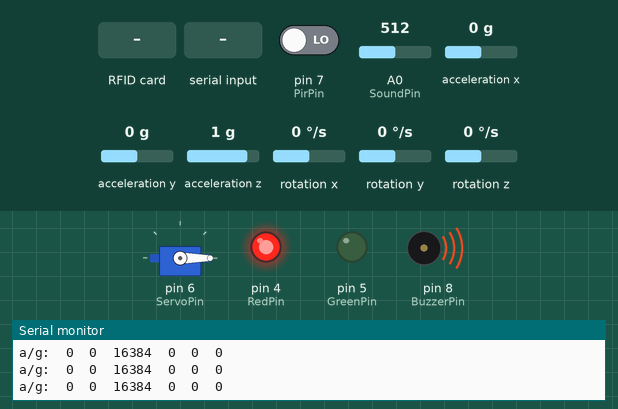
This sketch was run on a simulated Arduino Uno, built with avr-gcc and run on an emulated ATmega328P. On the bench: servo, output pins drawn as LEDs (lit = HIGH), buzzer (waves = sounding, pin HIGH), the last lines printed to the serial monitor. The inputs (shaded band) are chosen by the test bench; at power-on: A0 (SoundPin) = 512, acceleration x 0 g, pin 7 (PirPin) LOW, acceleration y 0 g, acceleration z 1 g, rotation x 0 °/s, rotation y 0 °/s, rotation z 0 °/s. Pins used as bus, display or sensor lines are not drawn.

Above: at 2.33 s.
2.5 s: RFID card 5E 7A 19 C4 held to the reader
At 3.4 s:
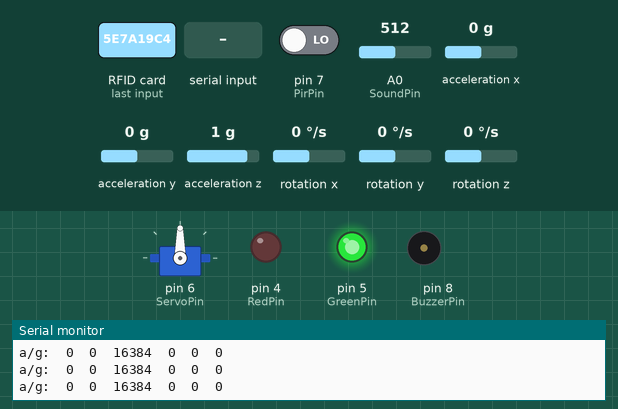
5.5 s: "A" received over the second serial link
At 6.5 s:
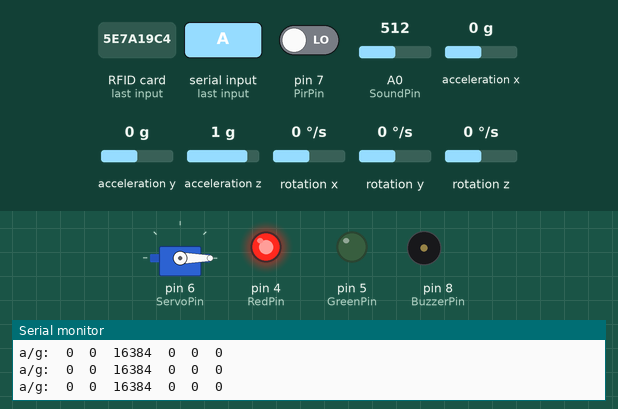
8.5 s: A0 (SoundPin) set to 211
11.5 s: A0 (SoundPin) set to 190
At 12.0 s:
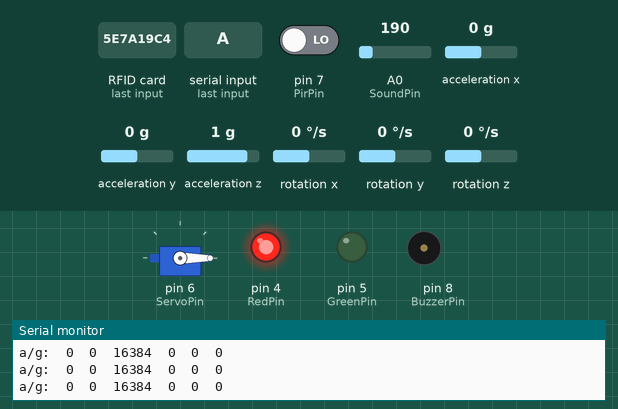
13.0 s: acceleration x set to 0.2 g
14.5 s: acceleration x set to 0.5 g
At 14.76 s:
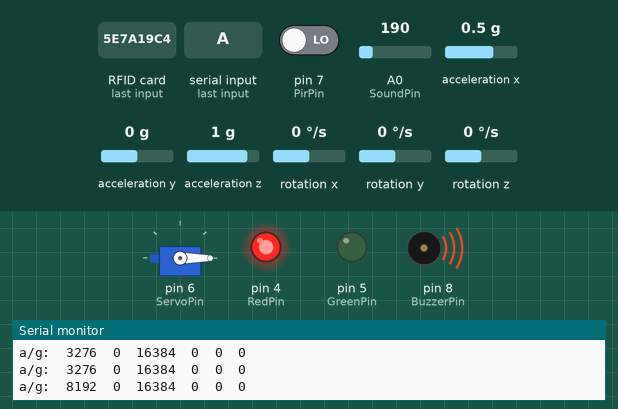
Timing chart, 0 to 18.5 s (numbered marks = the images above; inputs shaded):
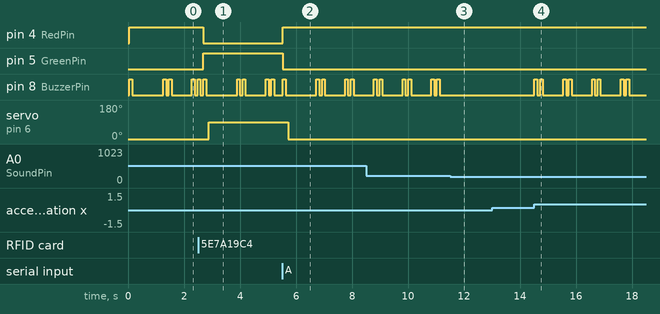

The sketch:

SmartSafe.ino
```cpp
#include <SoftwareSerial.h>
#include <MFRC522.h>            // "툴 - 라이브러리 관리" 에서 MFRC522 검색 후 설치
#include <Servo.h>              // 첨부한 파일로 라이브러리 추가
#include <SPI.h>
#include "I2Cdev.h"
#include "MPU6050.h"

#if I2CDEV_IMPLEMENTATION == I2CDEV_ARDUINO_WIRE
#include "Wire.h"
#endif

MPU6050 accelgyro;

int16_t ax, ay, az;
int16_t gx, gy, gz;

#define OUTPUT_READABLE_ACCELGYRO

SoftwareSerial SerialBT(2, 3);

#define SS_PIN 10
#define RST_PIN 9

MFRC522 rfid(SS_PIN, RST_PIN);
MFRC522::MIFARE_Key key;

byte nuidPICC[4];

Servo servo;

byte SoundPin = A0;
byte RedPin = 4;
byte GreenPin = 5;
byte ServoPin = 6;
byte PirPin = 7;
byte BuzzerPin = 8;

byte LockingState = 0;

unsigned long prevMillis = 0;

void setup() {
  // join I2C bus (I2Cdev library doesn't do this automatically)
#if I2CDEV_IMPLEMENTATION == I2CDEV_ARDUINO_WIRE
  Wire.begin();
#elif I2CDEV_IMPLEMENTATION == I2CDEV_BUILTIN_FASTWIRE
  Fastwire::setup(400, true);
#endif

  Serial.begin(9600);
  SerialBT.begin(9600);
  SPI.begin();
  rfid.PCD_Init();

  for (byte i = 0; i < 6; i++) {
    key.keyByte[i] = 0xFF;
  }

  pinMode(RedPin, OUTPUT);
  pinMode(GreenPin, OUTPUT);
  pinMode(PirPin, INPUT);
  pinMode(BuzzerPin, OUTPUT);
  setLocked(true);
}

void loop() {
  accelgyro.getMotion6(&ax, &ay, &az, &gx, &gy, &gz);

  // these methods (and a few others) are also available
  //accelgyro.getAcceleration(&ax, &ay, &az);
  //accelgyro.getRotation(&gx, &gy, &gz);

#ifdef OUTPUT_READABLE_ACCELGYRO
  // display tab-separated accel/gyro x/y/z values
  Serial.print("a/g:\t");
  Serial.print(ax); Serial.print("\t");
  Serial.print(ay); Serial.print("\t");
  Serial.print(az); Serial.print("\t");
  Serial.print(gx); Serial.print("\t");
  Serial.print(gy); Serial.print("\t");
  Serial.println(gz);

#endif

  if (SerialBT.available()) {
    switch (SerialBT.read()) {
      case 'A':
        if (LockingState == 0)
        {
          setLocked(false);
          LockingState++;
        } else {
          setLocked(true);
          LockingState = 0;
        }
        break;
      default:
        break;
    }
  }

  if ((analogRead(SoundPin) > 200 || digitalRead(PirPin) == HIGH) || ((ax > 5000 || ax < -5000) || (ay > 5000 || ay < -5000))) {
    unsigned long currentMillis = millis();
    if (currentMillis - prevMillis > 1000) {
      SerialBT.print("B");
      prevMillis = currentMillis;

      digitalWrite(BuzzerPin, HIGH);
      delay(100);
      digitalWrite(BuzzerPin, LOW);
      delay(100);
      digitalWrite(BuzzerPin, HIGH);
      delay(100);
      digitalWrite(BuzzerPin, LOW);
      delay(100);
    }
  }
  nfc();
}

void nfc() {
  if ( ! rfid.PICC_IsNewCardPresent())
    return;

  if ( ! rfid.PICC_ReadCardSerial())
    return;

  MFRC522::PICC_Type piccType = rfid.PICC_GetType(rfid.uid.sak);

  if (piccType != MFRC522::PICC_TYPE_MIFARE_MINI &&
      piccType != MFRC522::PICC_TYPE_MIFARE_1K &&
      piccType != MFRC522::PICC_TYPE_MIFARE_4K) {
    return;
  }

  if (rfid.uid.uidByte[0] != nuidPICC[0] ||
      rfid.uid.uidByte[1] != nuidPICC[1] ||
      rfid.uid.uidByte[2] != nuidPICC[2] ||
      rfid.uid.uidByte[3] != nuidPICC[3] ) {
    for (byte i = 0; i < 4; i++) {
      nuidPICC[i] = rfid.uid.uidByte[i];
    }
    if (LockingState == 0)
    {
      setLocked(false);
      LockingState++;
    } else {
      setLocked(true);
      LockingState = 0;
    }
  }
  else {
    if (LockingState == 0)
    {
      setLocked(false);
      LockingState++;
    } else {
      setLocked(true);
      LockingState = 0;
    }
  }

  rfid.PICC_HaltA();
  rfid.PCD_StopCrypto1();
}

void setLocked(int locked) {
  if (locked) {
    SerialBT.print("D");
    digitalWrite(RedPin, HIGH);
    digitalWrite(GreenPin, LOW);
    digitalWrite(BuzzerPin, HIGH);
    delay(100);
    digitalWrite(BuzzerPin, LOW);
    delay(100);
    servo.attach(ServoPin);
    servo.write(0);
    delay(1000);
    servo.detach();
  } else {
    SerialBT.print("C");
    digitalWrite(RedPin, LOW);
    digitalWrite(GreenPin, HIGH);
    digitalWrite(BuzzerPin, HIGH);
    delay(100);
    digitalWrite(BuzzerPin, LOW);
    delay(100);
    servo.attach(ServoPin);
    servo.write(90);
    delay(1000);
    servo.detach();
  }
}
```

Measured:
- the behaviour switches between 0.3 and 0.4 g on acceleration x (found by bisection; images 3 and 4)
- after the input at 2.5 s, pin 4 (RedPin): HIGH → LOW after 0.19 s; pin 5 (GreenPin): LOW → HIGH after 0.19 s; servo on pin 6 (ServoPin): 0° → 90° after 0.39 s
- after the input at 5.5 s, pin 4 (RedPin): LOW → HIGH at once; pin 5 (GreenPin): HIGH → LOW at once; servo on pin 6 (ServoPin): 90° → 0° after 0.23 s
- after the input at 11.5 s, pin 8 (BuzzerPin): stops changing and stays LOW
- after the input at 14.5 s, pin 8 (BuzzerPin): LOW → HIGH at once, then repeats every 1.0 s: LOW 0.10 s, HIGH 0.10 s, LOW 0.73 s, HIGH 0.10 s
- by itself, pin 8 (BuzzerPin): repeats every 1.0 s: LOW 0.10 s, HIGH 0.10 s, LOW 0.73 s, HIGH 0.10 s
